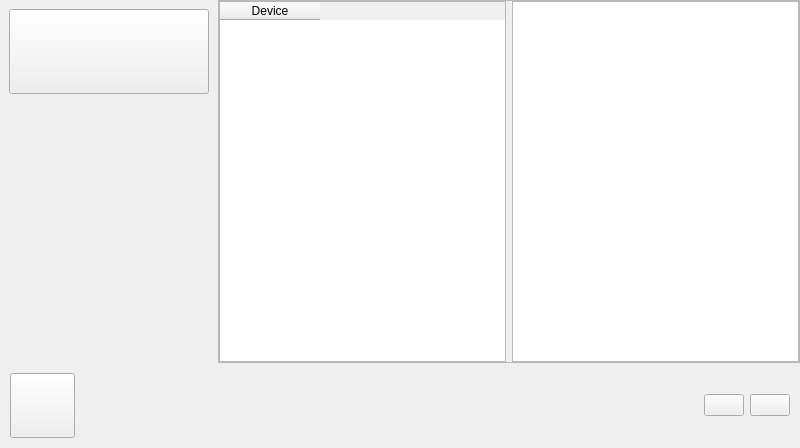
<?xml version="1.0" encoding="UTF-8"?>
<ui version="4.0">
 <class>SerialPage</class>
 <widget class="QWidget" name="SerialPage">
  <property name="geometry">
   <rect>
    <x>0</x>
    <y>0</y>
    <width>800</width>
    <height>448</height>
   </rect>
  </property>
  <property name="maximumSize">
   <size>
    <width>800</width>
    <height>448</height>
   </size>
  </property>
  <property name="windowTitle">
   <string>ControlWindow</string>
  </property>
  <layout class="QVBoxLayout" name="verticalLayout">
   <property name="spacing">
    <number>0</number>
   </property>
   <property name="leftMargin">
    <number>0</number>
   </property>
   <property name="topMargin">
    <number>0</number>
   </property>
   <property name="rightMargin">
    <number>0</number>
   </property>
   <property name="bottomMargin">
    <number>0</number>
   </property>
   <item>
    <layout class="QHBoxLayout" name="horizontalLayout_3">
     <item>
      <widget class="QWidget" name="LeftBar" native="true">
       <layout class="QVBoxLayout" name="verticalLayout_7">
        <property name="spacing">
         <number>6</number>
        </property>
        <property name="bottomMargin">
         <number>9</number>
        </property>
        <item>
         <widget class="QPushButton" name="w_pushbutton_scan">
          <property name="sizePolicy">
           <sizepolicy hsizetype="Preferred" vsizetype="Maximum">
            <horstretch>0</horstretch>
            <verstretch>0</verstretch>
           </sizepolicy>
          </property>
          <property name="minimumSize">
           <size>
            <width>160</width>
            <height>85</height>
           </size>
          </property>
          <property name="maximumSize">
           <size>
            <width>16777215</width>
            <height>16777215</height>
           </size>
          </property>
          <property name="text">
           <string/>
          </property>
          <property name="icon">
           <iconset resource="img.qrc">
            <normaloff>:/img/img/Scan.png</normaloff>:/img/img/Scan.png</iconset>
          </property>
          <property name="iconSize">
           <size>
            <width>160</width>
            <height>40</height>
           </size>
          </property>
         </widget>
        </item>
        <item>
         <spacer name="verticalSpacer_2">
          <property name="orientation">
           <enum>Qt::Vertical</enum>
          </property>
          <property name="sizeHint" stdset="0">
           <size>
            <width>20</width>
            <height>40</height>
           </size>
          </property>
         </spacer>
        </item>
        <item>
         <spacer name="horizontalSpacer_3">
          <property name="orientation">
           <enum>Qt::Horizontal</enum>
          </property>
          <property name="sizeType">
           <enum>QSizePolicy::Fixed</enum>
          </property>
          <property name="sizeHint" stdset="0">
           <size>
            <width>200</width>
            <height>20</height>
           </size>
          </property>
         </spacer>
        </item>
       </layout>
      </widget>
     </item>
     <item>
      <widget class="QFrame" name="frame">
       <property name="frameShape">
        <enum>QFrame::StyledPanel</enum>
       </property>
       <property name="frameShadow">
        <enum>QFrame::Raised</enum>
       </property>
       <layout class="QHBoxLayout" name="horizontalLayout">
        <property name="leftMargin">
         <number>0</number>
        </property>
        <property name="topMargin">
         <number>0</number>
        </property>
        <property name="rightMargin">
         <number>0</number>
        </property>
        <property name="bottomMargin">
         <number>0</number>
        </property>
        <item>
         <widget class="QTableWidget" name="w_table_ports">
          <column>
           <property name="text">
            <string>Device</string>
           </property>
          </column>
         </widget>
        </item>
        <item>
         <widget class="QTextBrowser" name="w_textb_output"/>
        </item>
       </layout>
      </widget>
     </item>
    </layout>
   </item>
   <item>
    <widget class="QWidget" name="BottomBar" native="true">
     <layout class="QHBoxLayout" name="horizontalLayout_2">
      <property name="leftMargin">
       <number>10</number>
      </property>
      <property name="topMargin">
       <number>10</number>
      </property>
      <property name="rightMargin">
       <number>10</number>
      </property>
      <property name="bottomMargin">
       <number>10</number>
      </property>
      <item>
       <widget class="QPushButton" name="Back">
        <property name="sizePolicy">
         <sizepolicy hsizetype="Maximum" vsizetype="Maximum">
          <horstretch>0</horstretch>
          <verstretch>0</verstretch>
         </sizepolicy>
        </property>
        <property name="minimumSize">
         <size>
          <width>65</width>
          <height>65</height>
         </size>
        </property>
        <property name="maximumSize">
         <size>
          <width>16777215</width>
          <height>16777215</height>
         </size>
        </property>
        <property name="focusPolicy">
         <enum>Qt::NoFocus</enum>
        </property>
        <property name="text">
         <string/>
        </property>
        <property name="icon">
         <iconset resource="img.qrc">
          <normaloff>:/img/img/Small_arrow.png</normaloff>:/img/img/Small_arrow.png</iconset>
        </property>
        <property name="iconSize">
         <size>
          <width>55</width>
          <height>55</height>
         </size>
        </property>
       </widget>
      </item>
      <item>
       <spacer name="horizontalSpacer">
        <property name="orientation">
         <enum>Qt::Horizontal</enum>
        </property>
        <property name="sizeType">
         <enum>QSizePolicy::Expanding</enum>
        </property>
        <property name="sizeHint" stdset="0">
         <size>
          <width>282</width>
          <height>40</height>
         </size>
        </property>
       </spacer>
      </item>
      <item>
       <widget class="QPushButton" name="w_pushbutton_disconnect">
        <property name="sizePolicy">
         <sizepolicy hsizetype="Maximum" vsizetype="Maximum">
          <horstretch>0</horstretch>
          <verstretch>0</verstretch>
         </sizepolicy>
        </property>
        <property name="minimumSize">
         <size>
          <width>0</width>
          <height>0</height>
         </size>
        </property>
        <property name="maximumSize">
         <size>
          <width>16777215</width>
          <height>16777215</height>
         </size>
        </property>
        <property name="text">
         <string/>
        </property>
        <property name="icon">
         <iconset resource="img.qrc">
          <normaloff>:/img/img/Disconnect.png</normaloff>:/img/img/Disconnect.png</iconset>
        </property>
        <property name="iconSize">
         <size>
          <width>120</width>
          <height>60</height>
         </size>
        </property>
       </widget>
      </item>
      <item>
       <widget class="QPushButton" name="w_pushbutton_connect">
        <property name="sizePolicy">
         <sizepolicy hsizetype="Maximum" vsizetype="Maximum">
          <horstretch>0</horstretch>
          <verstretch>0</verstretch>
         </sizepolicy>
        </property>
        <property name="minimumSize">
         <size>
          <width>0</width>
          <height>0</height>
         </size>
        </property>
        <property name="maximumSize">
         <size>
          <width>16777215</width>
          <height>16777215</height>
         </size>
        </property>
        <property name="text">
         <string/>
        </property>
        <property name="icon">
         <iconset resource="img.qrc">
          <normaloff>:/img/img/Connect.png</normaloff>:/img/img/Connect.png</iconset>
        </property>
        <property name="iconSize">
         <size>
          <width>120</width>
          <height>40</height>
         </size>
        </property>
       </widget>
      </item>
     </layout>
    </widget>
   </item>
  </layout>
 </widget>
 <resources>
  <include location="img.qrc"/>
 </resources>
 <connections/>
</ui>
